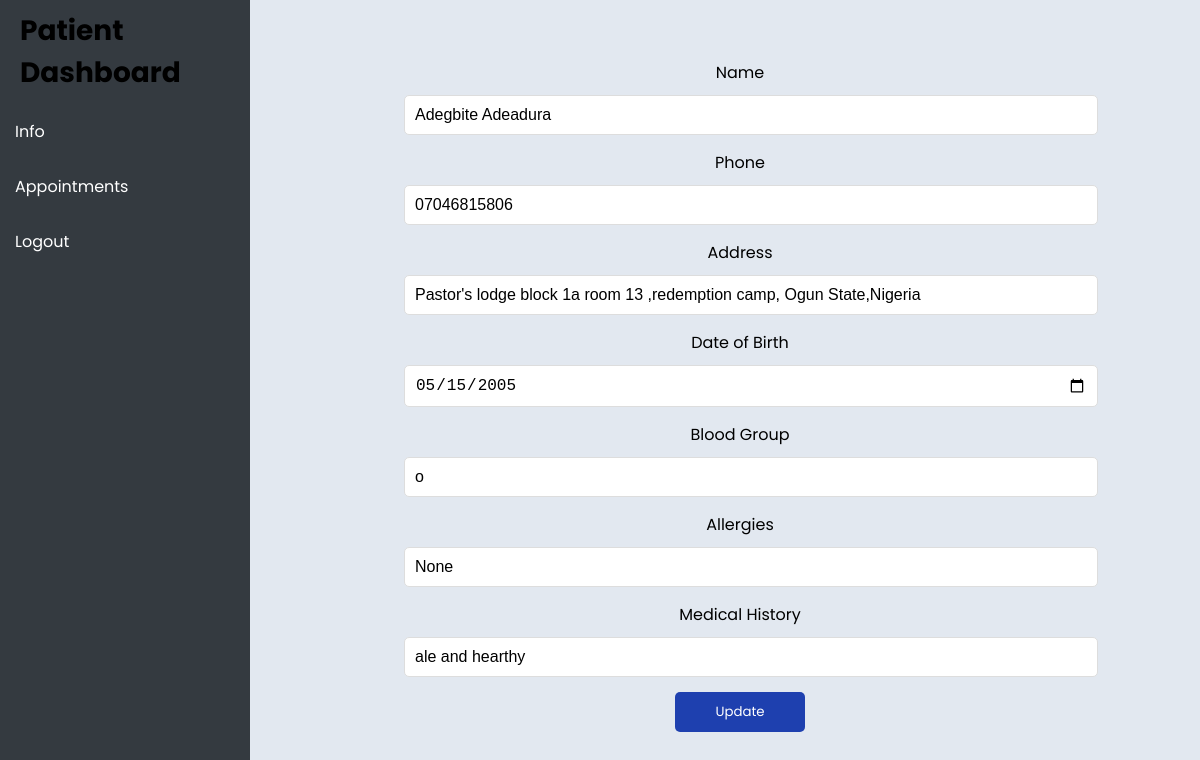
/patient/update-info (signed in), run on the app's committed database.
### app/models.py (models this page shows)
class Patient(db.Model):
    id = db.Column(db.Integer, primary_key=True)
    user_id = db.Column(db.Integer, db.ForeignKey('user.id'), nullable=False)
    name = db.Column(db.String(120), nullable=True)
    phone = db.Column(db.String(120), nullable=True)
    address = db.Column(db.String(120), nullable=True)
    date_of_birth = db.Column(db.Date, nullable=True)
    blood_group = db.Column(db.String(120), nullable=True)
    allergies = db.Column(db.String(120), nullable=True)
    medical_history = db.Column(db.String(120), nullable=True)
    appointments = db.relationship('Appointment', back_populates='patient', lazy=True)

### app/routes.py (the view, shortened to what this page needs)
@main.route("/patient/update-info", methods=['GET', 'POST'])
def update_patient_info():
    if 'user_id' not in session:
        return redirect(url_for('main.login'))
    patient = Patient.query.filter_by(user_id=session['user_id']).first()
    if not patient:
        flash('Patient not found.', 'danger')
        return redirect(url_for('main.patient_dashboard'))
    form = UpdatePatientInfoForm(obj=patient)
    return render_template('update-patient-info.html', form=form, patient=patient)

### app/forms.py
class UpdatePatientInfoForm(FlaskForm):
    name = StringField('Name', validators=[DataRequired()])
    phone = StringField('Phone', validators=[DataRequired()])
    address = StringField('Address', validators=[DataRequired()])
    date_of_birth = DateField('Date of Birth', validators=[DataRequired()])
    blood_group = StringField('Blood Group', validators=[DataRequired()])
    allergies = StringField('Allergies', validators=[DataRequired()])
    medical_history = StringField('Medical History', validators=[DataRequired()])
    submit = SubmitField('Update')

### app/__init__.py (called while the page is built)
@app.before_request
def create_tables():
    db.create_all()

### app/templates/update-patient-info.html (shortened to what this page needs)
{% extends "patient-dashboard.html" %}
{% block view %}
    <form method="POST" class="update-form styled-form">
        <label>{{ form.name.label }}</label>
        {{ form.name }}
        <label>{{ form.phone.label }}</label>
        {{ form.phone }}
        <label>{{ form.address.label }}</label>
        {{ form.address }}
        <label>{{ form.date_of_birth.label }}</label>
        {{ form.date_of_birth(class="calendar-input") }}
        <label>{{ form.blood_group.label }}</label>
        {{ form.blood_group }}
        <label>{{ form.allergies.label }}</label>
        {{ form.allergies }}
        <label>{{ form.medical_history.label }}</label>
        {{ form.medical_history }}
        <button type="submit">Update</button>
    </form>
{% endblock %}

### app/static/css/base.css (style rules this page uses)
* { margin: 0 auto; }
body { background-color: #e2e8f0; font-family: "Poppins", serif; }
.update-form { width: 80%; padding: 20px 30px; display: flex; flex-direction: column; align-items: start; margin-top: 20px; }
.update-form label { margin-bottom: 10px; font-size: 16px; }
.update-form input, .update-form select { width: 100%; margin-bottom: 15px; padding: 10px; font-size: 16px; border: 1px solid #ddd; border-radius: 5px; }
.update-form button { background: #1e40af; border-radius: 5px; color: #fff; cursor: pointer; border: none; transition: background 0.3s ease; padding: 10px 40px; font-family: "Poppins", sans-serif; }
.update-form .calendar-input { width: 100%; margin-bottom: 15px; padding: 10px; font-size: 16px; border: 1px solid #ddd; border-radius: 5px; }

### data on the page
Patient: name "Adegbite Adeadura", phone "07046815806", address "Pastor's lodge block 1a room 13 ,redemption camp, Ogun State,Nigeria", date_of_birth "05/15/2005", blood_group "o", allergies "None", medical_history "ale and hearthy"
